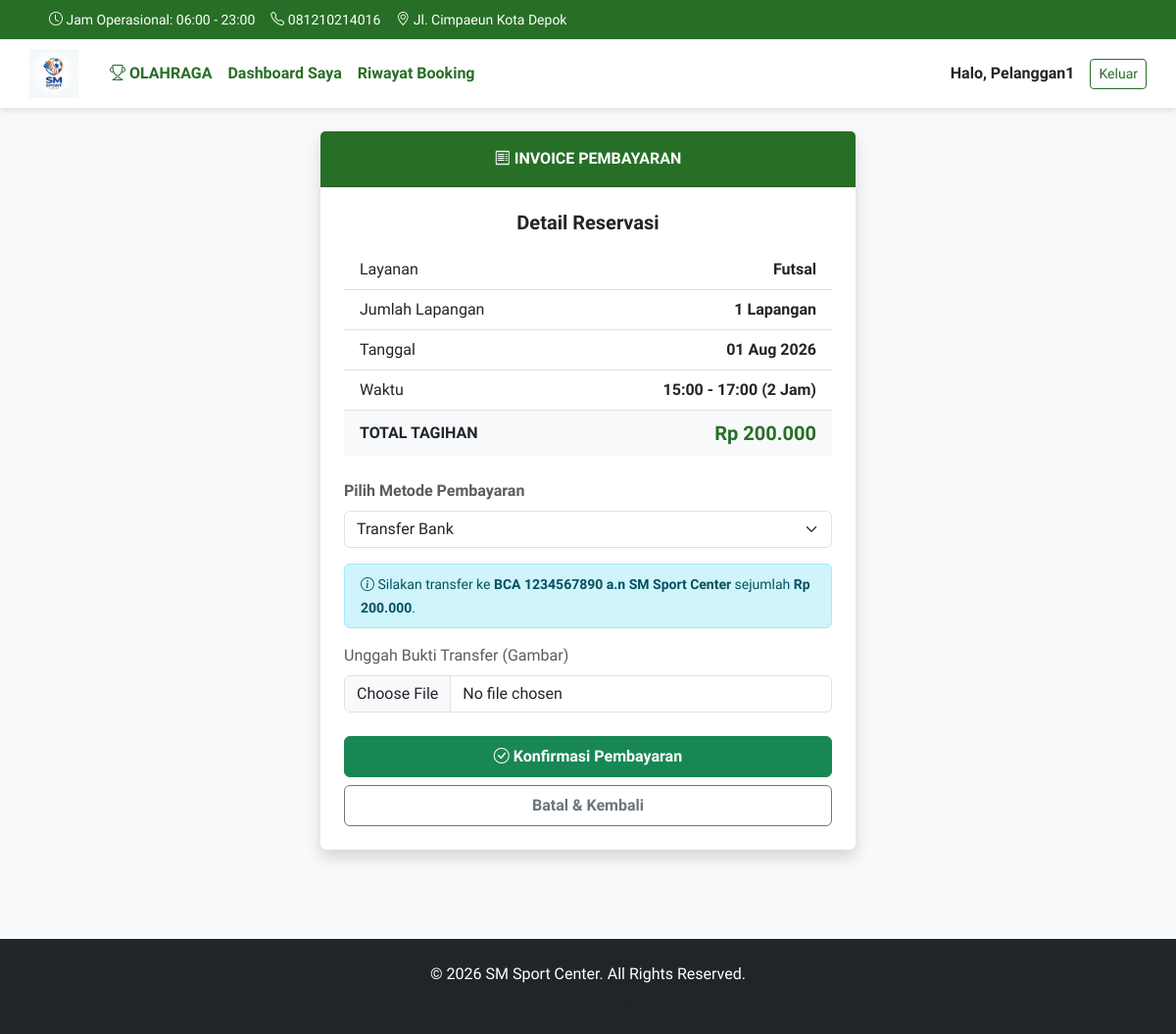
The app's page /invoice.php?ids=1 (signed in) with its own data.
### tables this page shows
CREATE TABLE IF NOT EXISTS `reservasi` (
  `id_reservasi` int(11) NOT NULL AUTO_INCREMENT,
  `id_pelanggan` int(11) NOT NULL,
  `id_lapangan` int(11) NOT NULL,
  `tanggal` date NOT NULL,
  `jam_mulai` time NOT NULL,
  `jam_selesai` time NOT NULL,
  `metode_pembayaran` enum('cash','transfer') NOT NULL,
  `bukti_transfer` varchar(255) DEFAULT NULL,
  `status` enum('pending','lunas','batal') NOT NULL DEFAULT 'pending',
  `waktu_booking` timestamp NOT NULL DEFAULT current_timestamp(),
  PRIMARY KEY (`id_reservasi`),
  KEY `id_pelanggan` (`id_pelanggan`),
  KEY `id_lapangan` (`id_lapangan`),
  CONSTRAINT `fk_pelanggan` FOREIGN KEY (`id_pelanggan`) REFERENCES `pelanggan` (`id_pelanggan`) ON DELETE CASCADE ON UPDATE CASCADE,
  CONSTRAINT `fk_lapangan` FOREIGN KEY (`id_lapangan`) REFERENCES `lapangan` (`id_lapangan`) ON DELETE RESTRICT
);

CREATE TABLE IF NOT EXISTS `lapangan` (
  `id_lapangan` int(11) NOT NULL AUTO_INCREMENT,
  `nama_lapangan` varchar(100) NOT NULL,
  `jenis_lapangan` enum('Futsal','Badminton') NOT NULL,
  `harga_per_jam` decimal(10,2) NOT NULL,
  PRIMARY KEY (`id_lapangan`)
);

### invoice.php (the view, shortened to what this page needs)
<?php
require 'koneksi.php';
$ids_string = $_GET['ids'];
$id_array = explode(',', $ids_string);
$id_reservasi_pertama = $id_array[0];
$stmt = $conn->prepare("SELECT r.*, l.nama_lapangan, l.jenis_lapangan, l.harga_per_jam
                        FROM reservasi r
                        JOIN lapangan l ON r.id_lapangan = l.id_lapangan
                        WHERE r.id_reservasi = ? AND r.id_pelanggan = ?");
$stmt->execute([$id_reservasi_pertama, $_SESSION['id_pelanggan']]);
$reservasi = $stmt->fetch();
$jumlah_lapangan = count($id_array);
$jam_mulai = strtotime($reservasi['jam_mulai']);
$jam_selesai = strtotime($reservasi['jam_selesai']);
$durasi_jam = ($jam_selesai - $jam_mulai) / 3600;
$durasi_tampil = round($durasi_jam, 2);
$total_harga = $durasi_jam * $reservasi['harga_per_jam'] * $jumlah_lapangan;
include 'header.php';
?>
<div class="row justify-content-center">
    <div class="col-md-6 mb-4">
        <div class="card shadow border-0">
            <div class="card-header bg-utama text-white text-center fw-bold py-3">
                <i class="bi bi-receipt"></i> INVOICE PEMBAYARAN
            </div>
            <div class="card-body p-4">
                <h5 class="mb-3 text-center fw-bold">Detail Reservasi</h5>
                <ul class="list-group list-group-flush mb-4">
                    <li class="list-group-item d-flex justify-content-between align-items-center">
                        <span>Layanan</span>
                        <span class="fw-bold"><?= $reservasi['jenis_lapangan'] ?></span>
                    </li>
                    <li class="list-group-item d-flex justify-content-between align-items-center">
                        <span>Jumlah Lapangan</span>
                        <span class="fw-bold"><?= $jumlah_lapangan ?> Lapangan</span>
                    </li>
                    <li class="list-group-item d-flex justify-content-between align-items-center">
                        <span>Tanggal</span>
                        <span class="fw-bold"><?= date('d M Y', strtotime($reservasi['tanggal'])) ?></span>
                    </li>
                    <li class="list-group-item d-flex justify-content-between align-items-center">
                        <span>Waktu</span>
                        <span class="fw-bold"><?= substr($reservasi['jam_mulai'],0,5) ?> - <?= substr($reservasi['jam_selesai'],0,5) ?> (<?= $durasi_tampil ?> Jam)</span>
                    </li>
                    <li class="list-group-item d-flex justify-content-between align-items-center bg-light">
                        <span class="fw-bold text-dark">TOTAL TAGIHAN</span>
                        <span class="fw-bold text-utama fs-5">Rp <?= number_format($total_harga, 0, ',', '.') ?></span>
                    </li>
                </ul>
                <form action="reservasi_process.php" method="POST" enctype="multipart/form-data">
                    <div class="mb-3">
                        <label class="form-label text-muted fw-bold">Pilih Metode Pembayaran</label>
                        <select name="metode_pembayaran" id="metode_pembayaran" class="form-select" onchange="toggleBuktiTransfer()" required>
                            <option value="transfer" <?= $reservasi['metode_pembayaran'] == 'transfer' ? 'selected' : '' ?>>Transfer Bank</option>
                        </select>
                    </div>
                    <div id="bukti_transfer_div" class="mb-4" style="display: <?= $reservasi['metode_pembayaran'] == 'transfer' ? 'block' : 'none' ?>;">
                        <div class="alert alert-info py-2">
                            <small><i class="bi bi-info-circle"></i> Silakan transfer ke <strong>BCA 1234567890 a.n SM Sport Center</strong> sejumlah <strong>Rp <?= number_format($total_harga, 0, ',', '.') ?></strong>.</small>
                        </div>
                        <label class="form-label text-muted">Unggah Bukti Transfer (Gambar)</label>
                        <input type="file" name="bukti_transfer" id="bukti_transfer_input" class="form-control" accept="image/*" <?= $reservasi['metode_pembayaran'] == 'transfer' ? 'required' : '' ?>>
                    </div>
                    <button type="submit" class="btn btn-success w-100 fw-bold py-2"><i class="bi bi-check-circle"></i> Konfirmasi Pembayaran</button>
                    <a href="reservasi_process.php?batal_banyak=<?= htmlspecialchars($ids_string) ?>" onclick="return confirm('Yakin ingin membatalkan pesanan ini?')" class="btn btn-outline-secondary w-100 fw-bold py-2 mt-2">Batal & Kembali</a>
                </form>
            </div>
        </div>
    </div>
</div>
<?php include 'footer.php'; ?>

### header.php (style rules this page uses)
body { font-family: 'Nunito Sans', sans-serif; background-color: #f8f9fa; }
.bg-utama { background-color: #276F27 !important; }
.text-utama { color: #276F27 !important; }

### records on screen
reservasi: id_lapangan.jenis_lapangan "Futsal", tanggal "01 Aug 2026", jam_mulai "15:00", jam_selesai "17:00", durasi_tampil "2", total_harga "200.000", metode_pembayaran "Transfer Bank"

### other values on screen
$_SESSION['nama'] "Pelanggan1"
$jumlah_lapangan "1"
